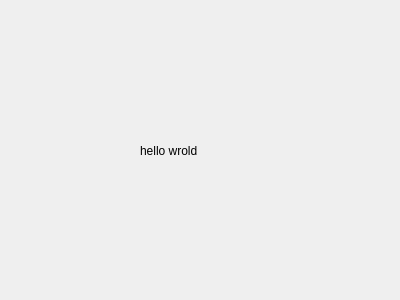
<?xml version="1.0" encoding="UTF-8"?>
<ui version="4.0">
 <class>HelloDialog</class>
 <widget class="QDialog" name="HelloDialog">
  <property name="geometry">
   <rect>
    <x>0</x>
    <y>0</y>
    <width>400</width>
    <height>300</height>
   </rect>
  </property>
  <property name="windowTitle">
   <string>HelloDialog</string>
  </property>
  <widget class="QLabel" name="label">
   <property name="geometry">
    <rect>
     <x>140</x>
     <y>130</y>
     <width>151</width>
     <height>41</height>
    </rect>
   </property>
   <property name="text">
    <string>hello wrold</string>
   </property>
  </widget>
 </widget>
 <layoutdefault spacing="6" margin="11"/>
 <resources/>
 <connections/>
</ui>
